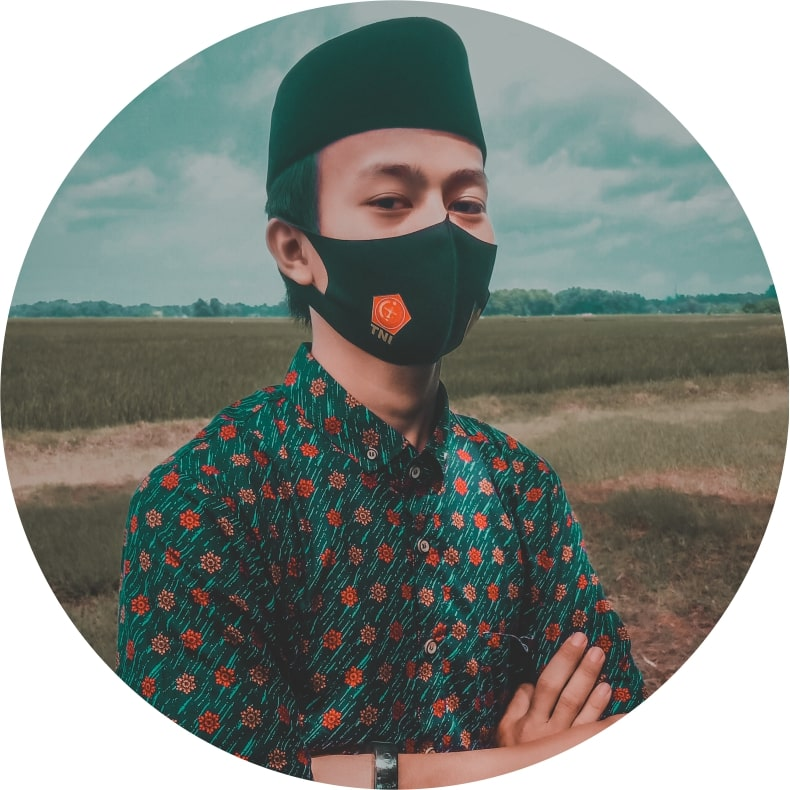
#> input picture Load-Image/Watermark.jpg, 790 x 790 px, given in place of the camera
$ python hsvRangeTool.py
#> lines starting #> are read from the running program, lines starting #| are printed output that depends on the picture; after the words box and inside, x2 and y2 are one past the last pixel; in counts of white or black regions, pixels touching at a corner belong together
import cv2 as cv
import numpy as np

def kamera(x):
    pass

def rescale_frame(frame,percent=75):
    width=int(frame.shape[1]* percent/100)
    height=int(frame.shape[0]* percent/100)
    dim=(width, height)
    return cv.resize(frame,dim,interpolation=cv.INTER_AREA)

cap=cv.VideoCapture(0)
cv.namedWindow('HSV Range Tool')
kernel=np.ones((5,5),np.uint8)

hl='Hue Low'
sl='Saturation Low'
vl='Value Low'
hh='Hue High'
sh='Saturation High'
vh='Value High'

cv.createTrackbar(hl,'HSV Range Tool',0,180,kamera)
#> slider 'Hue Low' is set to 36
cv.createTrackbar(sl,'HSV Range Tool',0,255,kamera)
#> slider 'Saturation Low' is set to 51
cv.createTrackbar(vl,'HSV Range Tool',0,255,kamera)
#> slider 'Value Low' is set to 51
cv.createTrackbar(hh,'HSV Range Tool',0,180,kamera)
#> slider 'Hue High' is set to 180
cv.createTrackbar(sh,'HSV Range Tool',0,255,kamera)
#> slider 'Saturation High' is set to 255
cv.createTrackbar(vh,'HSV Range Tool',0,255,kamera)
#> slider 'Value High' is set to 255

while True:
    _,frame=cap.read()
#> frame is the input picture: shape (790, 790, 3); mean B, G, R 129.8, 135.6, 129.9
    frame=rescale_frame(frame,percent=67.5)
    hsv=cv.cvtColor(frame,cv.COLOR_BGR2HSV)
#> hsv: shape (533, 533, 3); mean H, S, V 48, 60.1, 143.1

    hul=cv.getTrackbarPos(hl,'HSV Range Tool')
    sal=cv.getTrackbarPos(sl,'HSV Range Tool')
    val=cv.getTrackbarPos(vl,'HSV Range Tool')
    huh=cv.getTrackbarPos(hh,'HSV Range Tool')
    sah=cv.getTrackbarPos(sh,'HSV Range Tool')
    vah=cv.getTrackbarPos(vh,'HSV Range Tool')

    hsv_low=np.array([hul,sal,val])
    hsv_high=np.array([huh,sah,vah])

    mask=cv.inRange(hsv,hsv_low,hsv_high)
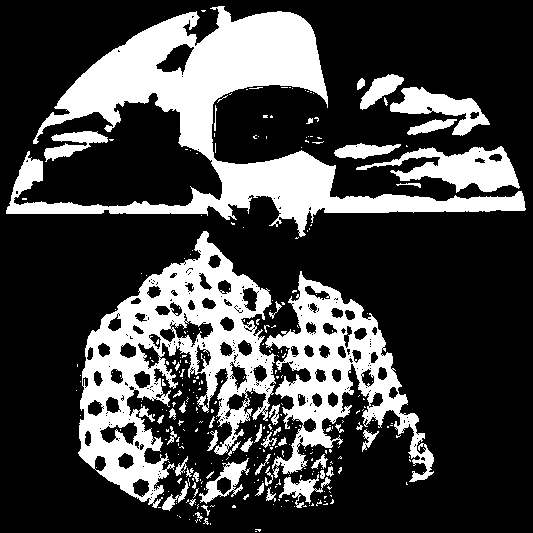
#> mask: shape (533, 533); 26.8% white; 322 white regions (272 under 20 px), largest, box (x1, y1, x2, y2) and area: (6, 6, 526, 237) 30998, (78, 231, 276, 508) 20848, (265, 271, 434, 482) 11587
    res=cv.bitwise_and(frame,frame,mask=mask)
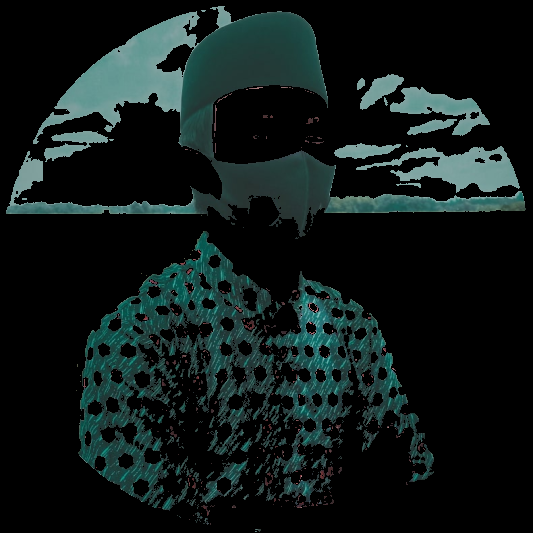
#> res: shape (533, 533, 3); mean B, G, R 24.3, 25.2, 15.3

    stacked=np.hstack((frame,res))
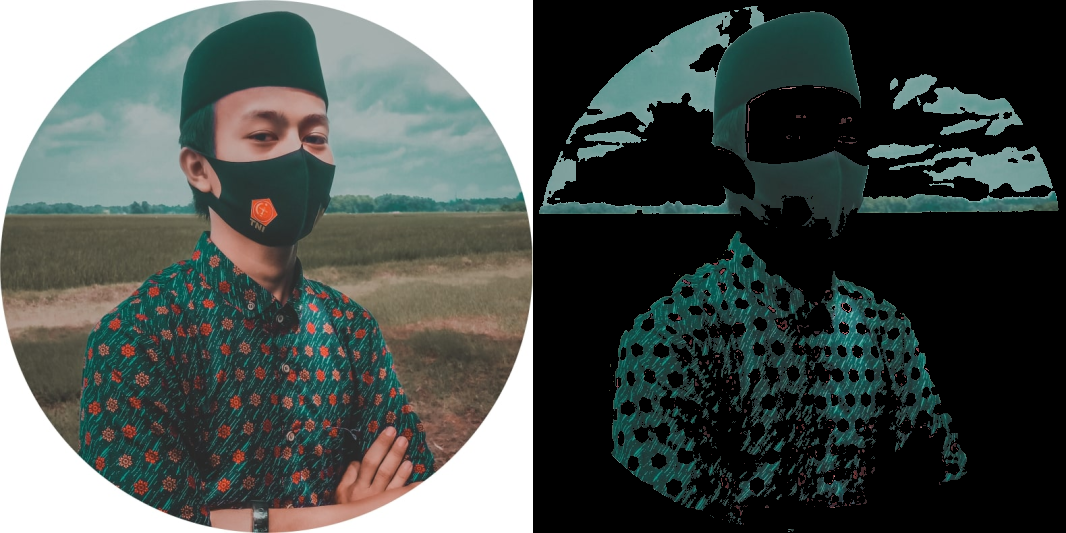
#> stacked: shape (533, 1066, 3); mean B, G, R 77.1, 80.4, 72.6
    cv.imshow('HSV Range Tool',stacked)

    if cv.waitKey(1)==ord('p'):
#> (key Esc is pressed here)
        break

camera.release()
cv.destroyAllWindows()
